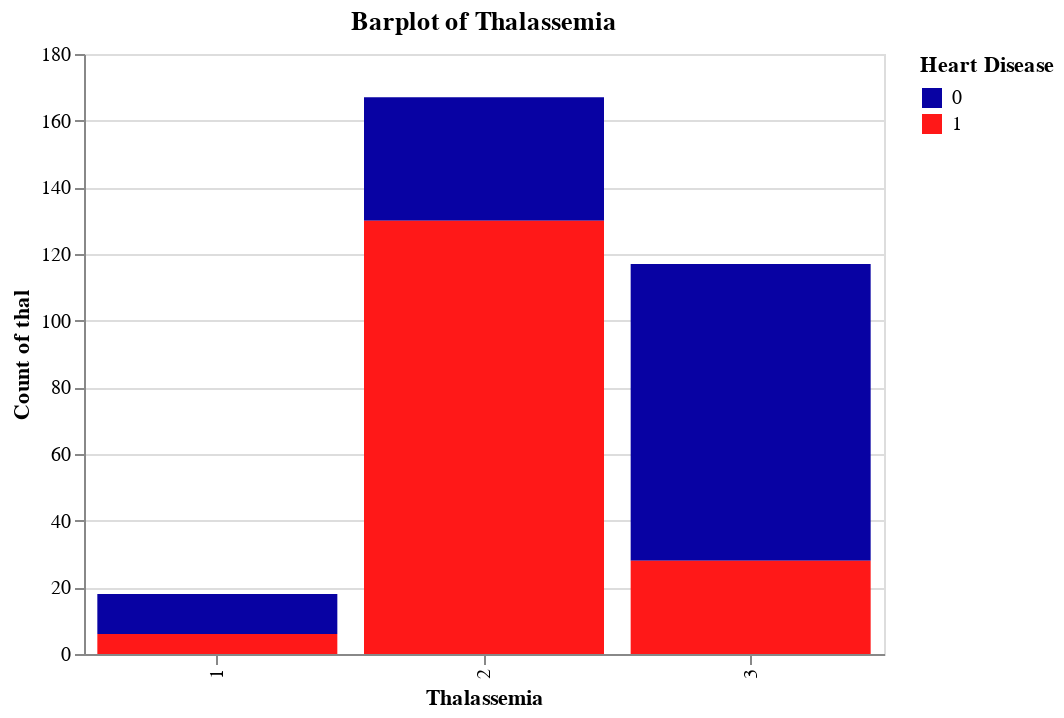

Notebook code cell kept with this figure:
### Markdown cell above
##### **13. thal (thalassemia)**

### Code cell
chart = alt.Chart(heart_disease).mark_bar().encode(
    x=alt.X('thal:N', title='Thalassemia'),
    y=alt.Y('count(thal):Q', title ='Count of thal'),
    color=alt.Color('target:N', title='Heart Disease', scale=alt.Scale(range=['#0802A3', '#FF1818'])),
    tooltip='count(thal):Q').properties(height=300, width=400, title = 'Barplot of Thalassemia')

chart

### Figure 1 — Vega-Lite specification as saved in the notebook (floating-point values rounded to 4 significant figures; data arrays with more than 128 entries replaced by an {"elided": "..."} marker saying what was removed)
{"config": {"view": {"continuousWidth": 400, "continuousHeight": 300}}, "data": {"name": "data-ff98e7c4868c1b95efc0dd349d9115a4"}, "mark": "bar", "encoding": {"color": {"field": "target", "scale": {"range": ["#0802A3", "#FF1818"]}, "title": "Heart Disease", "type": "nominal"}, "tooltip": {"aggregate": "count", "field": "thal", "type": "quantitative"}, "x": {"field": "thal", "title": "Thalassemia", "type": "nominal"}, "y": {"aggregate": "count", "field": "thal", "title": "Count of thal", "type": "quantitative"}}, "height": 300, "title": "Barplot of Thalassemia", "width": 400, "$schema": "https://vega.github.io/schema/vega-lite/v4.17.0.json", "datasets": {"data-ff98e7c4868c1b95efc0dd349d9115a4": {"elided": "302 records"}}}
